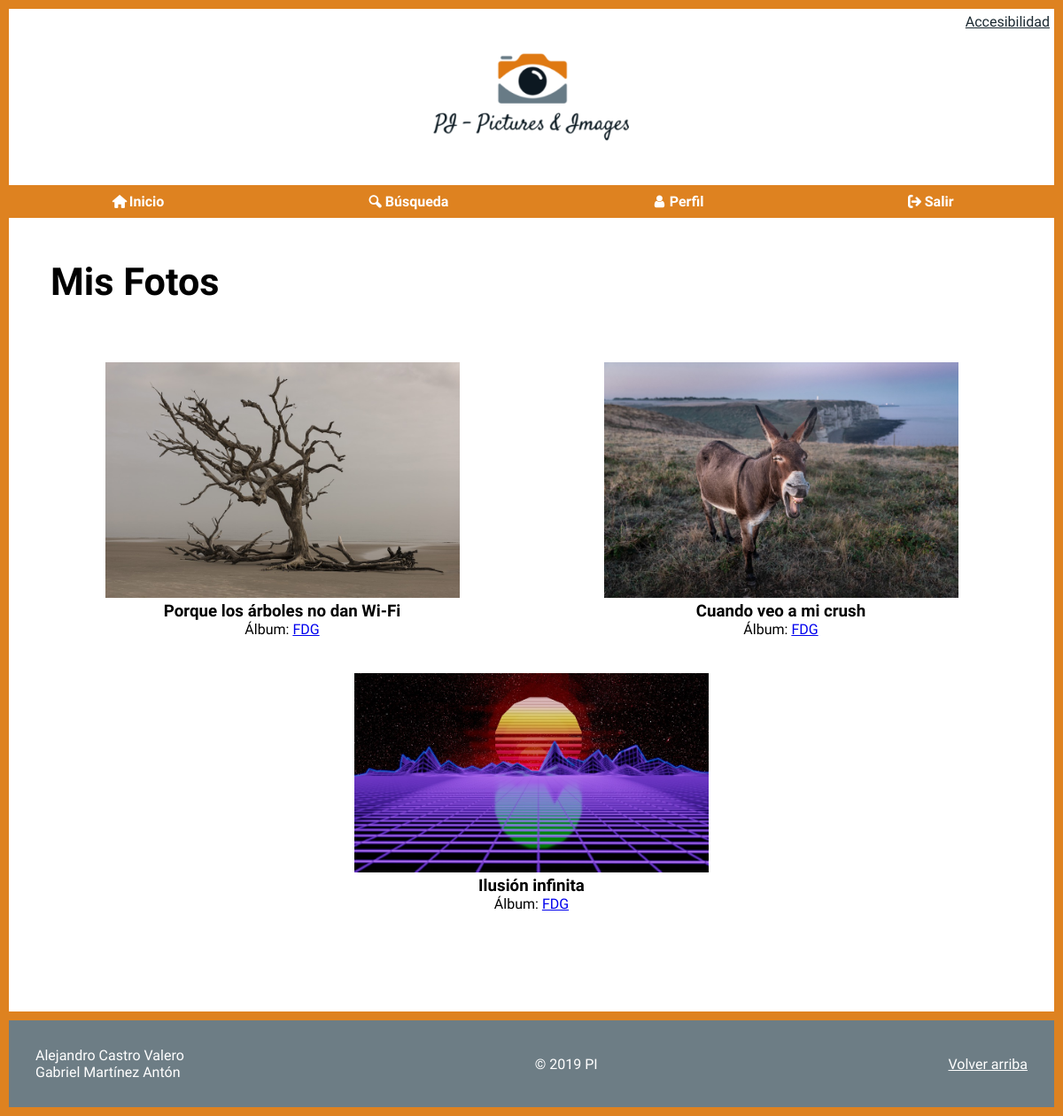
Screenshot of /misFotos.php (signed in) with the database file from the repository.
### tables this page shows
create table `FOTOS` (
    `IdFoto` int not null auto_increment,
    `Titulo` text not null,
    `Descripcion` text not null,
    `Fecha` date,
    `Pais` int,
    `Album` int not null,
    `Fichero` text not null,
    `Alternativo` text not null,
    `FRegistro` datetime not null,
    constraint `PK_paises` primary key (`IdFoto`),
    constraint `FK_Pais2` foreign key (`Pais`) references `PAISES` (`IdPais`),
    constraint `FK_Album` foreign key (`Album`) references `ALBUMES` (`IdAlbum`)
);

create table `ALBUMES` (
    `IdAlbum` int not null auto_increment,
    `Titulo` text not null,
    `Descripcion` text not null,
    `Usuario` int not null,
    constraint `PK_paises` primary key (`IdAlbum`),
    constraint `FK_Usuario` foreign key (`Usuario`) references `USUARIOS` (`IdUsuario`)
);

### misFotos.php (the view, shortened to what this page needs)
<?php
    if (isset($_SESSION["logueado"])) {
        $usu = $_SESSION["logueado"];
        require_once("head.php");
        require_once("header.php");
?>
        <main>
            <section>
                <h1>Mis Fotos</h1>
                <section class="seccionfoto" id="misFotos">
                    <?php
                        include("conexionBD.php");
                        $sentencia = "SELECT f.IdFoto, f.Titulo, f.Fichero, f.Alternativo, a.IdAlbum, a.Titulo AS TAlbum
                        FROM fotos f JOIN albumes a ON a.IdAlbum=f.Album
                        JOIN usuarios u ON u.IdUsuario=a.Usuario
                        WHERE u.NomUsuario='$usu'";
                        if (!($resultado = $conexion->query($sentencia))) {
                            echo '<p>Error al obtener lista de Fotos de la BD: ' .$conexion->error. '</p>';
                            exit;
                        }
                        if ($resultado->num_rows) {
                            while ($fila = $resultado->fetch_object()) {
                                echo "<article>
                                    <a href='detalle.php?id=$fila->IdFoto'>
                                        <img width='400' src='$fila->Fichero' alt='$fila->Alternativo'>
                                    </a>
                                    <h3><a href='detalle.php?id=$fila->IdFoto'>$fila->Titulo</a></h3>
                                    <p>Álbum: <a href='verAlbum.php?id=$fila->IdAlbum'>$fila->TAlbum</a></p>
                                </article>";
                            }
                        } else {
                            echo "<p>No tienes ninguna foto todavía.</p>";
                        }
                    ?>
                </section>
            </section>
        </main>
<?php
        require_once("footer.php");
    } else {
        $host = $_SERVER['HTTP_HOST'];
		$uri  = rtrim(dirname($_SERVER['PHP_SELF']), '/\\');
		$extra = 'index.php?fallo=2';
        header("Location: http://$host$uri/$extra");
    }
?>

### css/style.css (style rules this page uses)
:root { --color1: #de8220; --color2: #6d7d85; --color3: #1a2830; }
* { box-sizing: border-box; padding: 0; margin: 0; }
body { margin: 10px; background-color: var(--color1); font-family: 'Imprima', sans-serif; }
main { background-color: #fff; margin-bottom: 10px; padding-bottom: 45px; }
main > section { padding: 22px; }
main > section > h1 { font-size: 2.7em; margin: 25px 25px 60px 25px; font-family: 'Satisfy', sans-serif; }
main > section { position: relative; }
#misFotos { display: flex; flex-direction: row; }
section>section { display: flex; flex-direction: column; justify-content: center; align-items: center; padding: 5px; }
.seccionfoto { display: flex; flex-wrap: wrap; justify-content: space-around; align-items: center; }
.seccionfoto>article { margin-bottom: 40px; }
.seccionfoto>article>h3, .seccionfoto>article>p { width: 100%; text-align: center; }
.seccionfoto>article>h3>a { text-decoration: none; color: #000; }

### css/print.css (style rules this page uses)
body, main,h2,h3,p,h1, label { font-family: sans-serif; font-size: 12pt; color: #000; }
* { background-color: #fff; }
a { color: blue; }
h3>a:after { content:" <" attr(href) ">"; }
img { -webkit-filter: grayscale(100%); filter: grayscale(100%); width: 150pt; }
main::after { content: 'http://localhost/DAW/practica05/index.html © 2019 PI'; display: block; text-align: center; border-top: 1pt solid black; border-bottom: 1pt solid black; padding: 2pt; font-size: 12pt; page-break-after: avoid; }
main>section>h1 { font-family: sans-serif; font-size: 20pt; margin: 0; }
p { font-size: 12pt; }
.seccionfoto>article>h3>a { text-decoration: underline; color: blue; }

### rows the page displays
fotos: Fichero (picture), Titulo "Porque los árboles no dan Wi-Fi", albumes.Titulo "FDG"
fotos: Fichero (picture), Titulo "Cuando veo a mi crush", albumes.Titulo "FDG"
fotos: Fichero (picture), Titulo "Ilusión infinita", albumes.Titulo "FDG"
